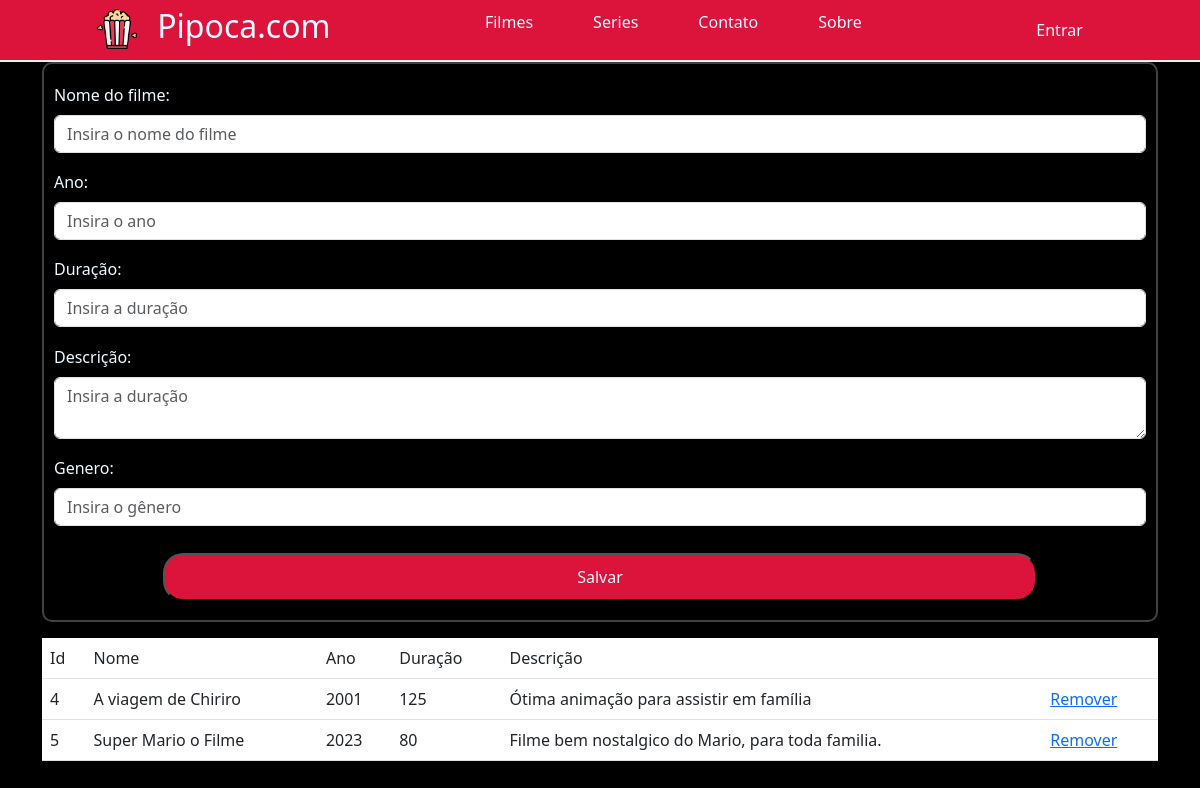
The page /filme-cadastro.php on the database its author committed.
### tables this page shows
CREATE TABLE `filmes` (
  `id` int(11) NOT NULL AUTO_INCREMENT,
  `nome` varchar(100) NOT NULL,
  `ano` int(11) NOT NULL,
  `duracao` int(11) NOT NULL,
  `descricao` varchar(255) NOT NULL,
  `id_genero` int(11) DEFAULT NULL,
  PRIMARY KEY (`id`),
  KEY `fk_idGenero` (`id_genero`)
);

### filme-cadastro.php (the view, shortened to what this page needs)
<?php include("conexao.php"); ?>
<!DOCTYPE html>
<html lang="en">
<head>
    <link href="https://cdn.jsdelivr.net/npm/bootstrap@5.3.0-alpha3/dist/css/bootstrap.min.css" rel="stylesheet">
    <link rel="stylesheet" href="./css/index.css">
</head>
<body>
    <?php
        include("header.php");
    ?>
    <section class="container">
        <form class="mb-3" action="./filme-salvar.php" method="post" id="container__cadastro">
            <div>
                <label class="form-label" for="txNome">Nome do filme: </label>
                <input class="form-control" type="text" placeholder="Insira o nome do filme" name="txNome" id="txNome">
            </div>
            <div>
            <label class="form-label" for="txAno">Ano: </label>
            <input class="form-control" type="text" placeholder="Insira o ano" name="txAno" id="txAno">
            </div>
            <div>
            <label class="form-label" for="txDuracao">Duração: </label>
            <input class="form-control" type="text" placeholder="Insira a duração" name="txDuracao" id="txDuracao">
            </div>
            <div>
            <label class="form-label" for="txDescricao">Descrição: </label>
            <textarea class="form-control" placeholder="Insira a duração" name="txDescricao" id="txDescricao"></textarea>
            </div>
            <div>
            <label class="form-label" for="txGenero">Genero: </label>
            <input class="form-control" type="text" placeholder="Insira o gênero" name="txGenero" id="txGenero">
            </div>
            <input type="submit" value="Salvar" class="salvar">
        </form>
    </section>
    <section class="container">
        <table class="table">
        <thead>
            <td class="col">Id</td>
            <td class="col">Nome</td>
            <td class="col">Ano</td>
            <td class="col">Duração</td>
            <td class="col">Descrição</td>
            <td class="col"></td>
        </thead>
        <tbody>
                <?php
                    $stmt = $pdo->prepare("select * from filmes");
                    $stmt ->execute();
                    while($row = $stmt ->fetch(PDO::FETCH_BOTH)){
                    echo "<tr class='celula'>";
                        echo "<td class='col'> $row[0] </td>";
                        echo "<td class='col'> $row[1] </td>";
                        echo "<td class='col'> $row[2] </td>";
                        echo "<td class='col'> $row[3] </td>";
                        echo "<td class='col'> $row[4] </td>";
                        echo "<td class='col'>
                                <a href='filme-remover.php?id=$row[0]'> Remover </a>
                            </td>";
                    echo "</tr>";
                    }
                ?>
        </tbody>
        </table>
    </section>
</body>
</html>

### css/index.css (style rules this page uses)
* { margin: 0; padding: 0; box-sizing: border-box; color: aliceblue; }
html, body { background-color: black; width: 100vw; }
#container__cadastro { border: 2px solid rgba(255, 255, 255, 0.255); border-radius: 10px; padding: 10px; width: 100%; height: 70vh; display: flex; flex-direction: column; justify-content: space-around; }
.salvar { background: crimson; align-self: center; width: 80%; border-radius: 20px; padding: 10px 15px; margin-top: 10px; }

### rows shown on the page
filmes: id "4", nome "A viagem de Chiriro", ano "2001", duracao "125", descricao "Ótima animação para assistir em família"
filmes: id "5", nome "Super Mario o Filme", ano "2023", duracao "80", descricao "Filme bem nostalgico do Mario, para toda familia."
